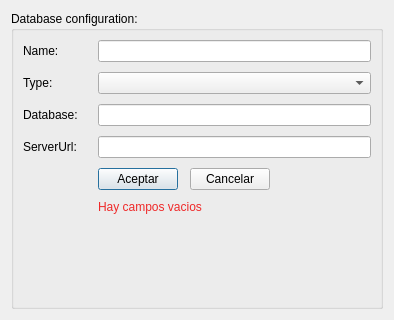
<?xml version="1.0" encoding="UTF-8"?>
<ui version="4.0">
 <class>createDatabaseDialog</class>
 <widget class="QDialog" name="createDatabaseDialog">
  <property name="windowModality">
   <enum>Qt::WindowModal</enum>
  </property>
  <property name="geometry">
   <rect>
    <x>0</x>
    <y>0</y>
    <width>394</width>
    <height>320</height>
   </rect>
  </property>
  <property name="sizePolicy">
   <sizepolicy hsizetype="Fixed" vsizetype="Fixed">
    <horstretch>0</horstretch>
    <verstretch>0</verstretch>
   </sizepolicy>
  </property>
  <property name="minimumSize">
   <size>
    <width>380</width>
    <height>320</height>
   </size>
  </property>
  <property name="maximumSize">
   <size>
    <width>394</width>
    <height>320</height>
   </size>
  </property>
  <property name="windowTitle">
   <string>Añadir registro</string>
  </property>
  <property name="modal">
   <bool>false</bool>
  </property>
  <layout class="QVBoxLayout" name="verticalLayout">
   <item>
    <widget class="QGroupBox" name="groupBox">
     <property name="minimumSize">
      <size>
       <width>370</width>
       <height>250</height>
      </size>
     </property>
     <property name="title">
      <string>Database configuration:</string>
     </property>
     <layout class="QHBoxLayout" name="horizontalLayout_4">
      <item>
       <layout class="QFormLayout" name="formLayout">
        <property name="horizontalSpacing">
         <number>20</number>
        </property>
        <property name="verticalSpacing">
         <number>10</number>
        </property>
        <item row="0" column="0">
         <widget class="QLabel" name="nameLabel">
          <property name="text">
           <string>Name:</string>
          </property>
         </widget>
        </item>
        <item row="0" column="1">
         <widget class="QLineEdit" name="nameLineEdit"/>
        </item>
        <item row="1" column="0">
         <widget class="QLabel" name="typeLabel">
          <property name="text">
           <string>Type:</string>
          </property>
         </widget>
        </item>
        <item row="1" column="1">
         <widget class="QComboBox" name="typeComboBox"/>
        </item>
        <item row="2" column="0">
         <widget class="QLabel" name="databaseLabel">
          <property name="text">
           <string>Database:</string>
          </property>
         </widget>
        </item>
        <item row="2" column="1">
         <widget class="QLineEdit" name="databaseLineEdit"/>
        </item>
        <item row="3" column="0">
         <widget class="QLabel" name="serverLabel">
          <property name="text">
           <string>ServerUrl:</string>
          </property>
         </widget>
        </item>
        <item row="3" column="1">
         <widget class="QLineEdit" name="serverLineEdit"/>
        </item>
        <item row="5" column="1">
         <layout class="QHBoxLayout" name="horizontalLayout">
          <property name="spacing">
           <number>12</number>
          </property>
          <item>
           <widget class="QPushButton" name="okButton">
            <property name="text">
             <string>Aceptar</string>
            </property>
           </widget>
          </item>
          <item>
           <widget class="QPushButton" name="CancelButton">
            <property name="text">
             <string>Cancelar</string>
            </property>
           </widget>
          </item>
          <item>
           <spacer name="horizontalSpacer">
            <property name="orientation">
             <enum>Qt::Horizontal</enum>
            </property>
            <property name="sizeHint" stdset="0">
             <size>
              <width>40</width>
              <height>20</height>
             </size>
            </property>
           </spacer>
          </item>
         </layout>
        </item>
        <item row="6" column="1">
         <widget class="QLabel" name="errorLabel">
          <property name="text">
           <string>&lt;html&gt;&lt;head/&gt;&lt;body&gt;&lt;p&gt;&lt;span style=&quot; color:#ef2929;&quot;&gt;Hay campos vacios&lt;/span&gt;&lt;/p&gt;&lt;/body&gt;&lt;/html&gt;</string>
          </property>
         </widget>
        </item>
       </layout>
      </item>
     </layout>
    </widget>
   </item>
  </layout>
 </widget>
 <resources/>
 <connections/>
</ui>
